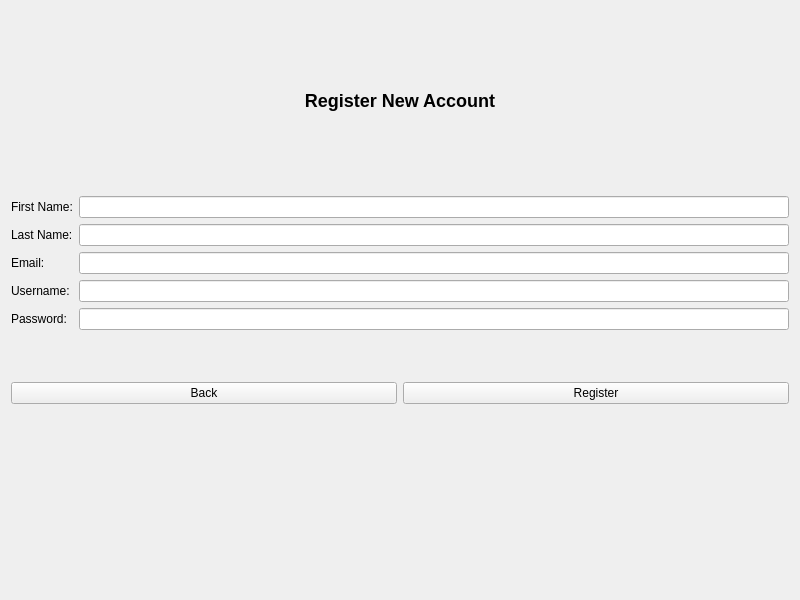
<ui version="4.0">
 <class>RegisterWindow</class>
 <widget class="QWidget" name="RegisterWindow">
  <property name="geometry">
   <rect>
    <x>0</x>
    <y>0</y>
    <width>800</width>
    <height>600</height>
   </rect>
  </property>
  <layout class="QVBoxLayout" name="verticalLayout">
   <item>
    <widget class="QLabel" name="titleLabel">
     <property name="text">
      <string>Register New Account</string>
     </property>
     <property name="alignment">
      <set>Qt::AlignCenter</set>
     </property>
     <property name="styleSheet">
      <string notr="true">font-size: 18px; font-weight: bold;</string>
     </property>
    </widget>
   </item>
   <item>
    <layout class="QFormLayout" name="formLayout">

     <item row="0" column="0">
      <widget class="QLabel" name="firstNameLabel">
       <property name="text">
        <string>First Name:</string>
       </property>
      </widget>
     </item>
     <item row="0" column="1">
      <widget class="QLineEdit" name="firstNameInput"/>
     </item>

     <item row="1" column="0">
      <widget class="QLabel" name="lastNameLabel">
       <property name="text">
        <string>Last Name:</string>
       </property>
      </widget>
     </item>
     <item row="1" column="1">
      <widget class="QLineEdit" name="lastNameInput"/>
     </item>

     <item row="2" column="0">
      <widget class="QLabel" name="emailLabel">
       <property name="text">
        <string>Email:</string>
       </property>
      </widget>
     </item>
     <item row="2" column="1">
      <widget class="QLineEdit" name="emailInput"/>
     </item>

     <item row="3" column="0">
      <widget class="QLabel" name="usernameLabel">
       <property name="text">
        <string>Username:</string>
       </property>
      </widget>
     </item>
     <item row="3" column="1">
      <widget class="QLineEdit" name="usernameInput"/>
     </item>

     <item row="4" column="0">
      <widget class="QLabel" name="passwordLabel">
       <property name="text">
        <string>Password:</string>
       </property>
      </widget>
     </item>
     <item row="4" column="1">
      <widget class="QLineEdit" name="passwordInput">
       <property name="echoMode">
        <enum>QLineEdit::Password</enum>
       </property>
      </widget>
     </item>

    </layout>
   </item>
   <item>
    <layout class="QHBoxLayout" name="buttonLayout">
     <item>
      <widget class="QPushButton" name="backButton">
       <property name="text">
        <string>Back</string>
       </property>
      </widget>
     </item>
     <item>
      <widget class="QPushButton" name="registerButton">
       <property name="text">
        <string>Register</string>
       </property>
      </widget>
     </item>
    </layout>
   </item>
   <item>
    <widget class="QLabel" name="statusLabel">
     <property name="text">
      <string></string>
     </property>
     <property name="alignment">
      <set>Qt::AlignCenter</set>
     </property>
     <property name="styleSheet">
      <string notr="true">color: red;</string>
     </property>
    </widget>
   </item>
  </layout>
 </widget>
 <resources/>
 <connections/>
</ui>
